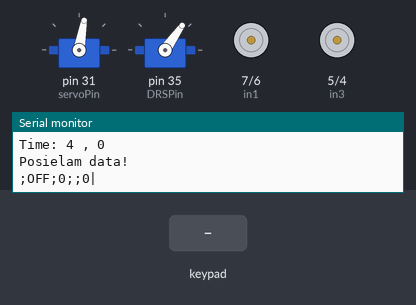
Simulated run of this sketch. Board: Arduino Mega 2560, built with avr-gcc and run on an emulated ATmega2560. On the bench: 2 × servo, motor-driver pin pairs drawn as motors (green arrow = first pin HIGH = forward, orange = second pin HIGH = backward, longer = more drive, scaled by the enable pin), the last lines printed to the serial monitor. Inputs (shaded band) come from the test bench.

Above: at 4.5 s.
4.6 s: key '+' pressed
At 5.4 s:
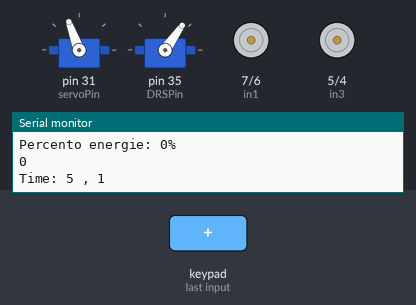
6.1 s: key 'U' pressed
At 6.9 s:
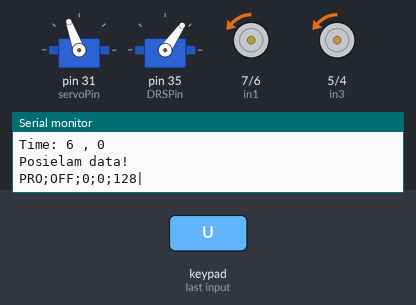
7.6 s: key 'U' pressed
At 8.3 s:
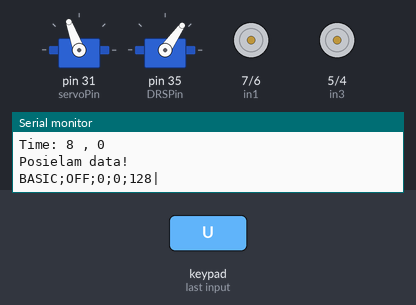
Timing chart, 0 to 10.6 s (numbered marks = the images above; inputs shaded):
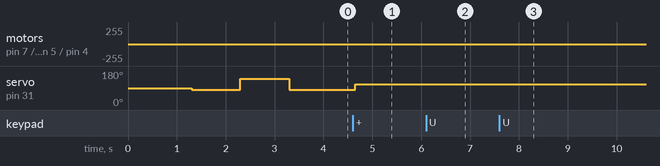

The sketch:

Modovanie.ino
```cpp
#include <PS2X_lib.h>  //for v1.6
#include <Servo.h>
#include <SoftwareSerial.h>

SoftwareSerial mySerial(8, 9);// RX,TX

/******************************************************************
 * set pins connected to PS2 controller:
 *   - 1e column: original
 *   - 2e colmun: Stef?
 * replace pin numbers by the ones you use
 ******************************************************************/
#define PS2_DAT        13  //14
#define PS2_CMD        11  //15
#define PS2_SEL        10  //16
#define PS2_CLK        12  //17

/******************************************************************
 * select modes of PS2 controller:
 *   - pressures = analog reading of push-butttons
 *   - rumble    = motor rumbling
 * uncomment 1 of the lines for each mode selection
 ******************************************************************/
#define pressures   true
// #define pressures   false
#define rumble      true
// #define rumble      false

PS2X ps2x; // create PS2 Controller Class

//right now, the library does NOT support hot pluggable controllers, meaning
//you must always either restart your Arduino after you connect the controller,
//or call config_gamepad(pins) again after connecting the controller.

int in1 = 7;
int in2 = 6;
int enA = 3;

int in3 = 5;
int in4 = 4;
int enB = 2;

int motorSpeed;

int red_pin = 41;
int blue_pin = 40;
int green_pin = 42;

Servo ZatServo;
Servo DRServo;

String DRS = "OFF";

bool stlacene = false;
bool pro = false;

int servoPin = 31;
int DRSPin = 35;
int LX;
int mapLX;

int error = 0;
byte type = 0;
byte vibrate = 0;

int energia = 0;
int maxEnergia = 100;
int percentoEnergie;

String Brzda;
String stav;

unsigned long tk;
int mtk;
String ss = "";

void setup(){

  Serial.begin(57600);
  mySerial.begin(57600);

  pinMode(enA, OUTPUT);
  pinMode(in1, OUTPUT);
  pinMode(in2, OUTPUT);
  pinMode(enB, OUTPUT);
  pinMode(in3, OUTPUT);
  pinMode(in4, OUTPUT);

  delay(300);  //added delay to give wireless ps2 module some time to startup, before configuring it

  ZatServo.attach(servoPin);
  DRServo.attach(DRSPin);

  Serial.println("Start..");
  digitalWrite(red_pin, HIGH);
  digitalWrite(green_pin, HIGH);
  digitalWrite(blue_pin, HIGH);
  DRServo.write(55);
  delay(1000);
  ZatServo.write(80);
  delay(1000);
  ZatServo.write(140);
  delay(1000);
  ZatServo.write(80);
  Serial.println("Koniec");


  //setup pins and settings: GamePad(clock, command, attention, data, Pressures?, Rumble?) check for error
  error = ps2x.config_gamepad(PS2_CLK, PS2_CMD, PS2_SEL, PS2_DAT, pressures, rumble);

  if(error == 0){
    Serial.print("Found Controller, configured successful ");
    digitalWrite(red_pin, LOW);
    digitalWrite(green_pin, HIGH);
    digitalWrite(blue_pin, LOW);
    Serial.print("pressures = ");
	if (pressures)
	  Serial.println("true ");
	else
	  Serial.println("false");
	Serial.print("rumble = ");
	if (rumble)
	  Serial.println("true)");
	else
	  Serial.println("false");
  }
  else if(error == 1)
    Serial.println("No controller found, check wiring, see readme.txt to enable debug. visit www.billporter.info for troubleshooting tips");

  else if(error == 2)
    Serial.println("Controller found but not accepting commands. see readme.txt to enable debug. Visit www.billporter.info for troubleshooting tips");

  else if(error == 3)
    Serial.println("Controller refusing to enter Pressures mode, may not support it. ");

//  Serial.print(ps2x.Analog(1), HEX);

  type = ps2x.readType();
  switch(type) {
    case 0:
      Serial.print("Unknown Controller type found ");
      break;
    case 1:
      Serial.print("DualShock Controller found ");
      break;
   }
}

void loop() {
  if(error == 1) //skip loop if no controller found
    return;

  if(type == 1) { //DualShock Controller
    ps2x.read_gamepad(false, motorSpeed); //read controller and set large motor to spin at 'vibrate' speed

    if(ps2x.Button(PSB_START))         //will be TRUE as long as button is pressed
      Serial.println("Start is being held");
    if(ps2x.Button(PSB_SELECT))
      Serial.println("Select is being held");


    if (ps2x.NewButtonState()) {        //will be TRUE if any button changes state (on to off, or off to on)
      if(ps2x.Button(PSB_L3))
        Serial.println("L3 pressed");
      if(ps2x.Button(PSB_R3))
        Serial.println("R3 pressed");
      if(ps2x.Button(PSB_L2))
        Serial.println("L2 pressed");
      if(ps2x.Button(PSB_R2))
        Serial.println("R2 pressed");
      if(ps2x.Button(PSB_TRIANGLE))
        Serial.println("Triangle pressed");
    }

    if(ps2x.ButtonPressed(PSB_CIRCLE))               //will be TRUE if button was JUST pressed
      Serial.println("Circle just pressed");
    if(ps2x.NewButtonState(PSB_CROSS))               //will be TRUE if button was JUST pressed OR released
      Serial.println("X just changed");
    if(ps2x.ButtonReleased(PSB_SQUARE))              //will be TRUE if button was JUST released
      Serial.println("Square just released");

    // if(ps2x.Button(PSB_L1) || ps2x.Button(PSB_R1)) { //print stick values if either is TRUE
    if(ps2x.ButtonPressed(PSB_START)){
      stlacene = !stlacene;
      Serial.println(stlacene);
    }

    if(ps2x.ButtonPressed(PSB_PAD_UP)){
      pro = !pro;
      Serial.println(pro);
    }


    if (stlacene){
      //motorSpeed = ps2x.Analog(PSS_RY);

      //motorSpeed = map(ps2x.Analog(PSS_RY), 0, 255, 255, -255);
      //if (ps2x.Button(PSB_R1) && energia > 0)

      if (pro){
        stav = "PRO";
        Serial.println(stav);
        digitalWrite(red_pin, LOW);
        digitalWrite(green_pin, HIGH);
        digitalWrite(blue_pin, LOW);
        motorSpeed = map(ps2x.Analog(PSS_RY), 0, 255, 255, -255);
      }
      else{
          stav = "BASIC";
          Serial.println(stav);
          if (ps2x.Button(PSB_R1) && energia > 0) {
          motorSpeed = map(ps2x.Analog(PSS_RY), 0, 255, 255, -255);
        } else {
          motorSpeed = map(motorSpeed, -200, 0, -200, 0);
          motorSpeed = map(ps2x.Analog(PSS_RY), 0, 255, 200, -200);
        }
      }


      if (motorSpeed < 0) {
        analogWrite(enA, -motorSpeed);
        digitalWrite(in1, LOW);
        digitalWrite(in2, HIGH);
        analogWrite(enB, -motorSpeed);
        digitalWrite(in3, LOW);
        digitalWrite(in4, HIGH);
      } else if (motorSpeed > 0) {
        analogWrite(enA, motorSpeed);
        digitalWrite(in1, HIGH);
        digitalWrite(in2, LOW);
        analogWrite(enB, motorSpeed);
        digitalWrite(in3, HIGH);
        digitalWrite(in4, LOW);
      } else {
        analogWrite(enA, 0);
        analogWrite(enB, 0);
      }

      if(ps2x.Button(PSB_L2)){
        analogWrite(enA, -180);
      }


        if (ps2x.Button(PSB_L2)) {
          Serial.println("Drzis brzdu");
          Brzda = "300";
        if (energia < maxEnergia) {
            energia++;
            Serial.println("Nabíjanie...");
            Serial.println(energia);
            digitalWrite(red_pin, LOW);
            digitalWrite(green_pin, LOW);
            digitalWrite(blue_pin, HIGH);
          } else {
            Serial.println("Energia je plná!");
            digitalWrite(red_pin, LOW);
            digitalWrite(green_pin, HIGH);
            digitalWrite(blue_pin, LOW);
          }
        }else{
          Brzda = "0";
        }

         if(ps2x.Button(PSB_R1)){

          if (energia > 0) {
            energia--;
          Serial.println("Vybíjanie...");
          digitalWrite(red_pin, LOW);
          digitalWrite(green_pin, LOW);
          digitalWrite(blue_pin, HIGH);
        } else {
          Serial.println("Energia je úplne vybitá!");
          digitalWrite(red_pin, HIGH);
          digitalWrite(green_pin, LOW);
          digitalWrite(blue_pin, LOW);
        }
      }

      percentoEnergie = (energia * 100) / maxEnergia;
      Serial.print("Percento energie: ");
      Serial.print(percentoEnergie);
      Serial.println("%");


      if (ps2x.ButtonPressed(PSB_L1)){
          if(DRS == "OFF"){
            DRServo.write(55);
            DRS = "ON";
          } else {
            DRServo.write(75);
            DRS = "OFF";
          }
          delay(500);
      }


      //Serial.print("Stick Values:");
      //Serial.print(ps2x.Analog(PSS_LY), DEC); //Left stick, Y axis. Other options: LX, RY, RX
      //Serial.print(",");
      LX = ps2x.Analog(PSS_LX);
      //Serial.print(LX, DEC);
      //Serial.print(",");
      //Serial.print(PSS_LY, DEC);
      //Serial.print(",");
      //Serial.print(motorSpeed, DEC);
      mapLX = map(LX, 0, 255, 150, 70);
      //Serial.print(",");
      //Serial.print(mapLX, DEC);
      //Serial.print(",");
      //Serial.println(stlacene);
      Serial.println(Brzda);

      ZatServo.write(mapLX);

    }


     Serial.print("Time: ");
  tk = (long) millis() / 1000;
  mtk = tk % 2;

  Serial.print(tk);
  Serial.println(" , " + String(mtk));

  if (mtk == 0){
    Serial.println("Posielam data!");
    ss = String(stav) + ";" + String(DRS) + ";"+ String(percentoEnergie) + ";" + String(Brzda) + ";" + String(LX) + "|";
    mySerial.write(ss.c_str());
    Serial.println(ss);
  }
  }
  delay(50);
}
```

Measured:
- after the input at 4.6 s, servo on pin 31 (servoPin): 80° → 110° after 0.05 s
- after the input at 6.1 s, motor on pin 7 (in1) / pin 6 (in2), motor on pin 5 (in3) / pin 4 (in4): stopped → backward 1/255 at once
- after the input at 7.6 s, motor on pin 7 (in1) / pin 6 (in2), motor on pin 5 (in3) / pin 4 (in4): backward 1/255 → stopped at once
